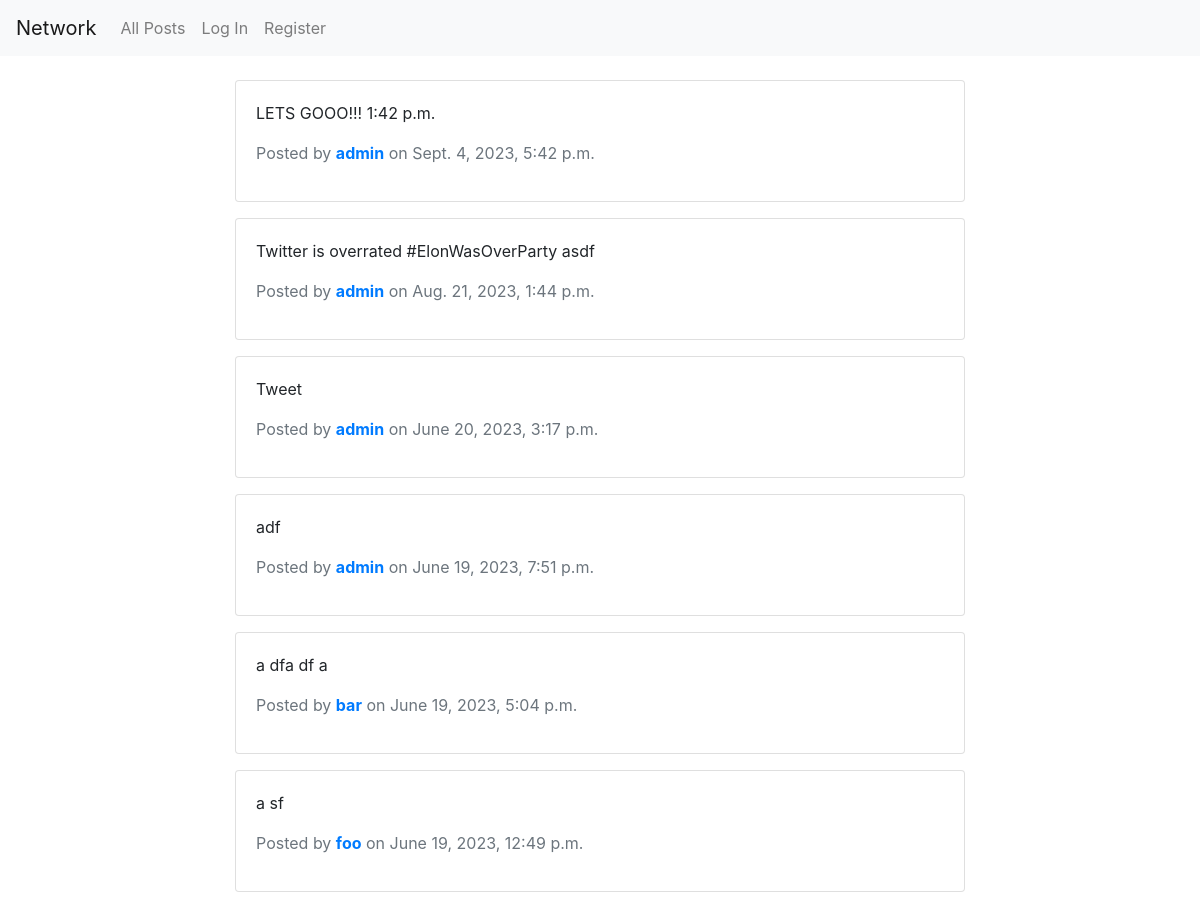
Before: / (upper part) with the older database file.
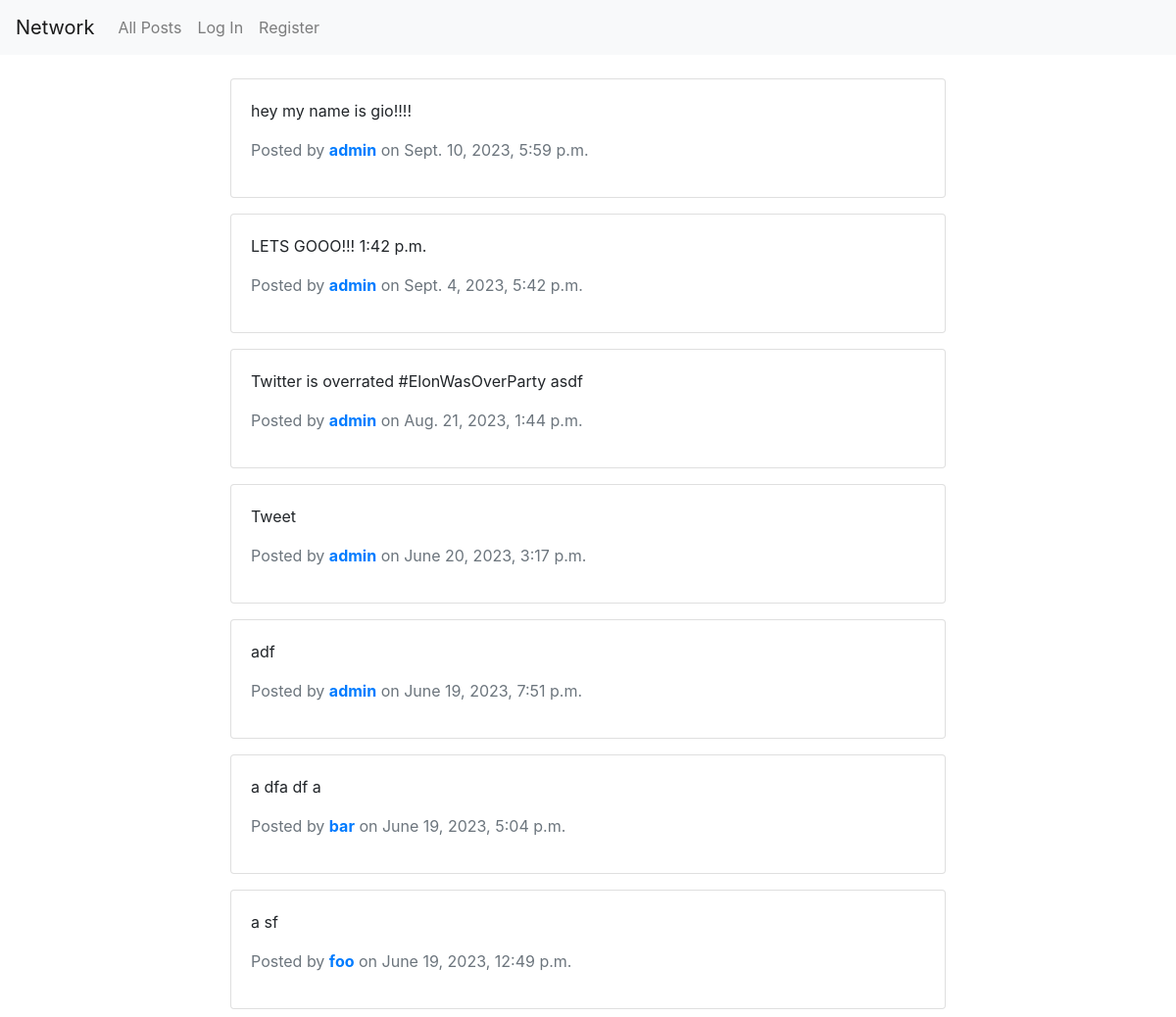
After: the same page with the newer database file.
### network/models.py (models this page shows, shortened)
class Post(models.Model):
    content = models.TextField()
    image = models.ImageField(upload_to='post_images/', blank=True, null=True)
    author = models.ForeignKey(User, on_delete=models.CASCADE)
    timestamp = models.DateTimeField(auto_now_add=True)
    likes = models.ManyToManyField(User, related_name='liked_posts', default=0)
    views = models.PositiveIntegerField(default=0)

class User(AbstractUser):
    followers = models.ManyToManyField('self', symmetrical=False, related_name='following')

### network/views.py (the view)
# urls.py: path("", views.index, name="index"),
def index(request):
    posts = Post.objects.all().order_by('-timestamp')
    paginator = Paginator(posts, 10)  # Display 10 posts per page
    return render(request, "network/index.html", {
        "posts": posts
    })

### network/templates/network/index.html (shortened to what this page needs)
{% extends "network/layout.html" %}
{% load crispy_forms_tags %}
 {% block body %}
<div class="container">
  <div class="row mt-4">
    <div class="col-md-8 offset-md-2">
      {% for post in posts %}
        <div class="card mb-3">
          <div class="card-body">
            <div id="post-{{ post.id }}" class="post">
              <p>{{ post.content }}</p>
            </div>
            <p class="text-muted">
              Posted by <strong><a href="{% url 'profile' post.author.id %}">{{ post.author.username }}</a></strong> on {{ post.timestamp }}
            </p>
          </div>
        </div>
        {% empty %}
        <p>No posts found.</p>
        {% endfor %}
    </div>
  </div>
</div>
</div>
{% endblock %}

Changed rows visible on the page:
added Post: content "hey my name is gio!!!!", author.username "admin", timestamp "Sept. 10, 2023, 5:59 p.m."
